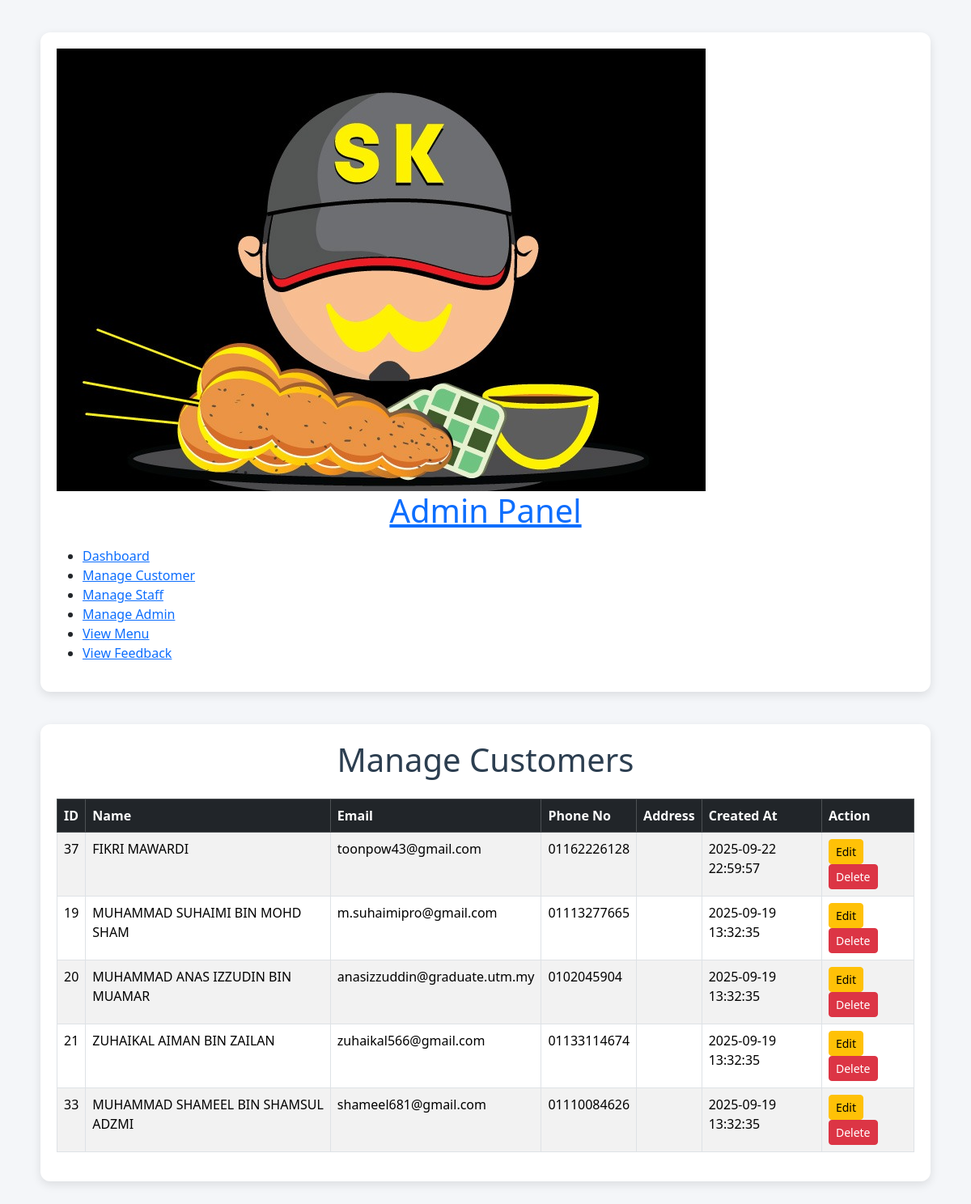
/admin/admincustomer.php (signed in), run on the app's committed database.
### tables this page shows
CREATE TABLE `customer` (
  `customer_id` int(11) NOT NULL,
  `name` varchar(255) NOT NULL,
  `email` varchar(255) NOT NULL,
  `password` varchar(255) NOT NULL,
  `phone_no` varchar(20) DEFAULT NULL,
  `address` varchar(255) DEFAULT NULL,
  `customer_image` varchar(255) DEFAULT NULL,
  `reset_token` varchar(100) DEFAULT NULL,
  `reset_expires` datetime DEFAULT NULL,
  `reset_expiry` datetime DEFAULT NULL,
  `is_verified` tinyint(1) NOT NULL DEFAULT 0,
  `verify_token` varchar(64) DEFAULT NULL,
  `profile_image` varchar(255) DEFAULT NULL,
  `created_at` timestamp NOT NULL DEFAULT current_timestamp(),
  `last_logged_in` timestamp NULL DEFAULT NULL,
  `updated_at` timestamp NOT NULL DEFAULT current_timestamp() ON UPDATE current_timestamp()
);

### admin/admincustomer.php (the view, shortened to what this page needs)
<?php
require_once '../connect.php';
$result = $conn->query("SELECT * FROM customer ORDER BY created_at DESC");
?>
<!DOCTYPE html>
<html lang="en">
<head>
<link rel="stylesheet" href="https://cdn.jsdelivr.net/npm/bootstrap@5.3.2/dist/css/bootstrap.min.css">
<link rel="stylesheet" href="../CSS/admincustomer.css">
</head>
<body>
<header>
    <div class="container">
        <div class="logo-and-title">
            <div class="logo-circle">
                <img src="../image/LogoSataysebenarReal.png" alt="Satay Kajang Logo">
            </div>
            <h1><a href="admin_dashboard.php">Admin Panel</a></h1>
        </div>
        <nav>
            <ul>
                <li><a href="admin_dashboard.php">Dashboard</a></li>
                <li><a href="admincustomer.php">Manage Customer</a></li>
                <li><a href="adminstaff.php">Manage Staff</a></li>
                <li><a href="manageadmin.php">Manage Admin</a></li>
                <li><a href="admin_menu.php">View Menu</a></li>
                <li><a href="admin_viewfeedback.php" class="active">View Feedback</a></li>
            </ul>
        </nav>
    </div>
</header>
<div class="container">
    <h1 class="mb-4">Manage Customers</h1>
    <table class="table table-bordered table-striped">
        <thead class="table-dark">
            <tr>
                <th>ID</th>
                <th>Name</th>
                <th>Email</th>
                <th>Phone No</th>
                <th>Address</th>
                <th>Created At</th>
                <th>Action</th>
            </tr>
        </thead>
        <tbody>
        <?php while ($row = $result->fetch_assoc()): ?>
            <tr>
                <td><?= $row['customer_id'] ?></td>
                <td><?= htmlspecialchars($row['name']) ?></td>
                <td><?= htmlspecialchars($row['email']) ?></td>
                <td><?= htmlspecialchars($row['phone_no']) ?></td>
                <td><?= htmlspecialchars($row['address']) ?></td>
                <td><?= $row['created_at'] ?></td>
                <td>
                    <button class="btn btn-sm btn-warning" data-bs-toggle="modal" data-bs-target="#editModal<?= $row['customer_id'] ?>">Edit</button>
                    <a href="?delete=<?= $row['customer_id'] ?>" class="btn btn-sm btn-danger" onclick="return confirm('Delete this customer?')">Delete</a>
                </td>
            </tr>
        <?php endwhile; ?>
        </tbody>
    </table>
</div>
</body>
</html>

### CSS/admincustomer.css (style rules this page uses)
body { font-family: "Segoe UI", Arial, sans-serif; background: #f4f6f9; margin: 0; padding: 0; }
.container { max-width: 1100px; margin: 40px auto; background: #fff; padding: 20px; border-radius: 12px; box-shadow: 0 4px 12px rgba(0,0,0,0.1); }
h1, h2 { text-align: center; margin-bottom: 20px; color: #2c3e50; }

### data on the page
customer: customer_id "37", name "FIKRI MAWARDI", email "toonpow43@gmail.com", phone_no "01162226128", created_at "2025-09-22 22:59:57"
customer: customer_id "19", name "MUHAMMAD SUHAIMI BIN MOHD SHAM", email "m.suhaimipro@gmail.com", phone_no "01113277665", created_at "2025-09-19 13:32:35"
customer: customer_id "20", name "MUHAMMAD ANAS IZZUDIN BIN MUAMAR", email "anasizzuddin@graduate.utm.my", phone_no "0102045904", created_at "2025-09-19 13:32:35"
customer: customer_id "21", name "ZUHAIKAL AIMAN BIN ZAILAN", email "zuhaikal566@gmail.com", phone_no "01133114674", created_at "2025-09-19 13:32:35"
customer: customer_id "33", name "MUHAMMAD SHAMEEL BIN SHAMSUL ADZMI", email "shameel681@gmail.com", phone_no "01110084626", created_at "2025-09-19 13:32:35"
